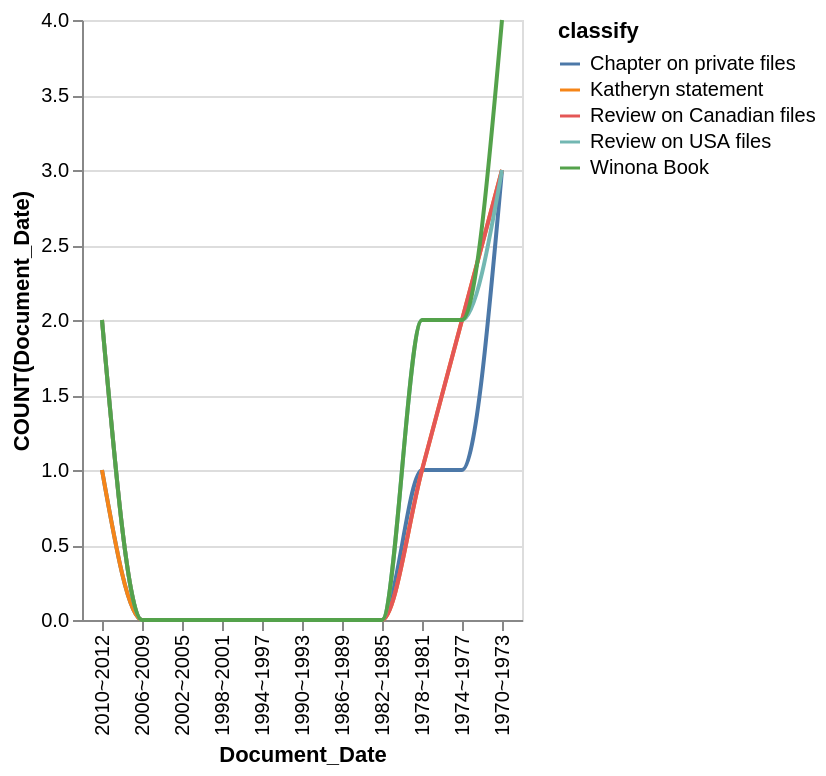

Vega-Lite specification for this chart:
### Vega-Lite specification from a JSON file in a GitHub repository (floating-point values rounded to 4 significant figures)
{"data": {"values": [{"x_data": "2010~2012", "y_data": 1, "classify": "Chapter on private files"}, {"x_data": "2006~2009", "y_data": 0, "classify": "Chapter on private files"}, {"x_data": "2002~2005", "y_data": 0, "classify": "Chapter on private files"}, {"x_data": "1998~2001", "y_data": 0, "classify": "Chapter on private files"}, {"x_data": "1994~1997", "y_data": 0, "classify": "Chapter on private files"}, {"x_data": "1990~1993", "y_data": 0, "classify": "Chapter on private files"}, {"x_data": "1986~1989", "y_data": 0, "classify": "Chapter on private files"}, {"x_data": "1982~1985", "y_data": 0, "classify": "Chapter on private files"}, {"x_data": "1978~1981", "y_data": 1, "classify": "Chapter on private files"}, {"x_data": "1974~1977", "y_data": 1, "classify": "Chapter on private files"}, {"x_data": "1970~1973", "y_data": 3, "classify": "Chapter on private files"}, {"x_data": "2010~2012", "y_data": 1, "classify": "Katheryn statement"}, {"x_data": "2006~2009", "y_data": 0, "classify": "Katheryn statement"}, {"x_data": "2002~2005", "y_data": 0, "classify": "Katheryn statement"}, {"x_data": "1998~2001", "y_data": 0, "classify": "Katheryn statement"}, {"x_data": "1994~1997", "y_data": 0, "classify": "Katheryn statement"}, {"x_data": "1990~1993", "y_data": 0, "classify": "Katheryn statement"}, {"x_data": "1986~1989", "y_data": 0, "classify": "Katheryn statement"}, {"x_data": "1982~1985", "y_data": 0, "classify": "Katheryn statement"}, {"x_data": "1978~1981", "y_data": 1, "classify": "Katheryn statement"}, {"x_data": "1974~1977", "y_data": 2, "classify": "Katheryn statement"}, {"x_data": "1970~1973", "y_data": 3, "classify": "Katheryn statement"}, {"x_data": "2010~2012", "y_data": 2, "classify": "Review on Canadian files"}, {"x_data": "2006~2009", "y_data": 0, "classify": "Review on Canadian files"}, {"x_data": "2002~2005", "y_data": 0, "classify": "Review on Canadian files"}, {"x_data": "1998~2001", "y_data": 0, "classify": "Review on Canadian files"}, {"x_data": "1994~1997", "y_data": 0, "classify": "Review on Canadian files"}, {"x_data": "1990~1993", "y_data": 0, "classify": "Review on Canadian files"}, {"x_data": "1986~1989", "y_data": 0, "classify": "Review on Canadian files"}, {"x_data": "1982~1985", "y_data": 0, "classify": "Review on Canadian files"}, {"x_data": "1978~1981", "y_data": 1, "classify": "Review on Canadian files"}, {"x_data": "1974~1977", "y_data": 2, "classify": "Review on Canadian files"}, {"x_data": "1970~1973", "y_data": 3, "classify": "Review on Canadian files"}, {"x_data": "2010~2012", "y_data": 2, "classify": "Review on USA files"}, {"x_data": "2006~2009", "y_data": 0, "classify": "Review on USA files"}, {"x_data": "2002~2005", "y_data": 0, "classify": "Review on USA files"}, {"x_data": "1998~2001", "y_data": 0, "classify": "Review on USA files"}, {"x_data": "1994~1997", "y_data": 0, "classify": "Review on USA files"}, {"x_data": "1990~1993", "y_data": 0, "classify": "Review on USA files"}, {"x_data": "1986~1989", "y_data": 0, "classify": "Review on USA files"}, {"x_data": "1982~1985", "y_data": 0, "classify": "Review on USA files"}, {"x_data": "1978~1981", "y_data": 2, "classify": "Review on USA files"}, {"x_data": "1974~1977", "y_data": 2, "classify": "Review on USA files"}, {"x_data": "1970~1973", "y_data": 3, "classify": "Review on USA files"}, {"x_data": "2010~2012", "y_data": 2, "classify": "Winona Book"}, {"x_data": "2006~2009", "y_data": 0, "classify": "Winona Book"}, {"x_data": "2002~2005", "y_data": 0, "classify": "Winona Book"}, {"x_data": "1998~2001", "y_data": 0, "classify": "Winona Book"}, {"x_data": "1994~1997", "y_data": 0, "classify": "Winona Book"}, {"x_data": "1990~1993", "y_data": 0, "classify": "Winona Book"}, {"x_data": "1986~1989", "y_data": 0, "classify": "Winona Book"}, {"x_data": "1982~1985", "y_data": 0, "classify": "Winona Book"}, {"x_data": "1978~1981", "y_data": 2, "classify": "Winona Book"}, {"x_data": "1974~1977", "y_data": 2, "classify": "Winona Book"}, {"x_data": "1970~1973", "y_data": 4, "classify": "Winona Book"}]}, "mark": {"type": "line", "interpolate": "monotone"}, "encoding": {"x": {"field": "x_data", "type": "nominal", "title": "Document_Date", "sort": "descending"}, "y": {"field": "y_data", "type": "quantitative", "title": "COUNT(Document_Date)"}, "color": {"field": "classify"}}}
